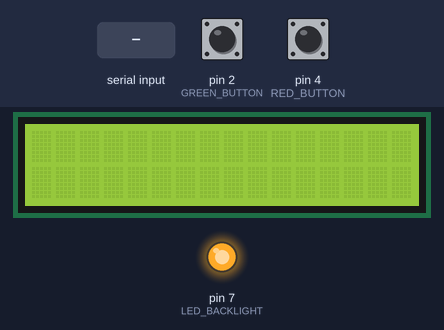
Simulated run of this sketch. Board: Arduino Uno, built with avr-gcc and run on an emulated ATmega328P. Shown: 16×2 character LCD, output pins drawn as LEDs (lit = HIGH). The test bench sets the inputs (shaded band); at power-on: pin 2 (GREEN_BUTTON) HIGH, pin 4 (RED_BUTTON) HIGH.

Above: at 1.2 s.
1.3 s: "1\n" received over Serial
At 2.6 s:
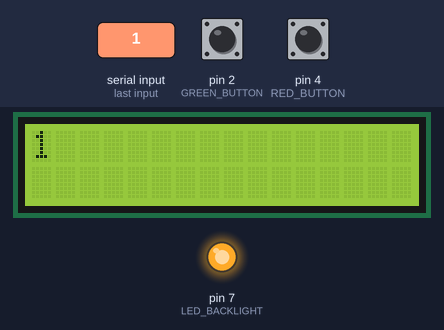
2.9 s: "0\n" received over Serial
At 4.9 s:
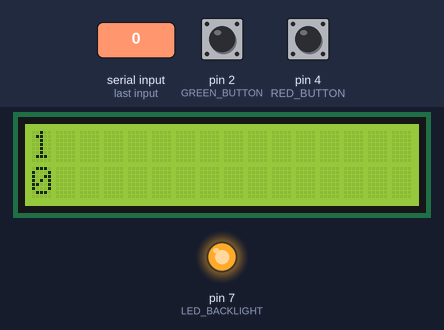
Timing chart, 0 to 6.4 s (numbered marks = the images above; inputs shaded):
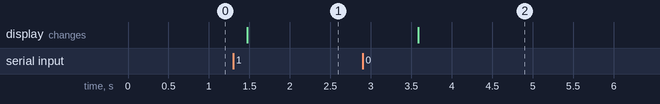

Measured:
- after the input at 1.3 s, the display: changes after 0.17 s (image 1)
- after the input at 2.9 s, the display: changes after 0.68 s (image 2)

The sketch:

zad3.ino
```cpp
#include <LiquidCrystal.h> //Dołączenie bilbioteki
#define RED_BUTTON 4
#define GREEN_BUTTON 2
#define LED_BACKLIGHT 7
#define SIZE 10

class StringArray {
  public:
    StringArray(int size) {
      strings = new String[size];
      this->size = size;
      numOfElems = 0;
    }
    ~StringArray() {
      delete[] strings;
    }
    void addElem(String elem) {
      if (numOfElems < size) {
        strings[numOfElems++] = elem;
      }
      else {
        for (int i = 1; i < size; i++) {
          strings[i - 1] = strings[i];
        }
        strings[size - 1] = elem;
      }

    }
    String getElem(int pos) {
      return strings[pos];
    }

    int getNumOfElems() {
      return numOfElems;
    }

  private:

    String * strings;
    int size;
    int numOfElems;
};

LiquidCrystal lcd(12, 13, 8, 9, 10, 11); //Informacja o podłączeniu nowego wyświetlacza
StringArray strings = StringArray(SIZE);
int curPos = 0;
String curStrings[2];
int posOfTexts[2] = {0, 0};

void marquee(String str, int pos) {
  lcd.setCursor(0, pos);
  if (curStrings[pos].length() - posOfTexts[pos] > 16) {
    lcd.print(str.substring(++posOfTexts[pos]));
  }
  else {
    lcd.print(curStrings[pos]);
    posOfTexts[pos] = 0;
  }
}

void setup() {
  Serial.begin(9600);
  pinMode(RED_BUTTON, INPUT_PULLUP);
  pinMode(GREEN_BUTTON, INPUT_PULLUP);
  pinMode(LED_BACKLIGHT, OUTPUT);
  lcd.begin(16, 2); //Deklaracja typu
  lcd.setCursor(0, 0); //Ustawienie kursora
  digitalWrite(LED_BACKLIGHT, HIGH);
}

void loop() {

  lcd.clear();
  marquee(curStrings[0], 0);
  marquee(curStrings[1], 1);

  if (Serial.available() > 0) { //Czy Arduino odebrało dane
    String msg = Serial.readStringUntil('\n');
    lcd.clear();
    strings.addElem(msg);
    curPos = strings.getNumOfElems() - 1;
    if (curPos == 0) {
      lcd.setCursor(0, 0);
      lcd.print(msg);
      curStrings[0] = msg;
      posOfTexts[0] = 0;
    }
    else {
      lcd.setCursor(0, 0);
      lcd.print(strings.getElem(curPos - 1));
      lcd.setCursor(0, 1);
      lcd.print(msg);
      curStrings[0] = strings.getElem(curPos - 1);
      curStrings[1] = msg;
      posOfTexts[1] = 0;
    }
  }

  if (digitalRead(RED_BUTTON) == LOW) {
    if (curPos > 1) {
      lcd.clear();
      lcd.setCursor(0, 1);
      lcd.print(strings.getElem(--curPos));
      lcd.setCursor(0, 0);
      lcd.print(strings.getElem(curPos - 1));
      curStrings[0] = strings.getElem(curPos - 1);
      curStrings[1] = strings.getElem(curPos);
      posOfTexts[0] = 0;
      posOfTexts[1] = 0;
      delay(200);
    }
  }

  if (digitalRead(GREEN_BUTTON) == LOW) {
    if (curPos < strings.getNumOfElems() - 1) {
      lcd.clear();
      lcd.setCursor(0, 0);
      lcd.print(strings.getElem(curPos));
      lcd.setCursor(0, 1);
      curStrings[0] = strings.getElem(curPos);
      lcd.print(strings.getElem(++curPos));
      curStrings[1] = strings.getElem(curPos);
      posOfTexts[0] = 0;
      posOfTexts[1] = 0;
      delay(200);
    }
  }
  delay(700);
}
```
